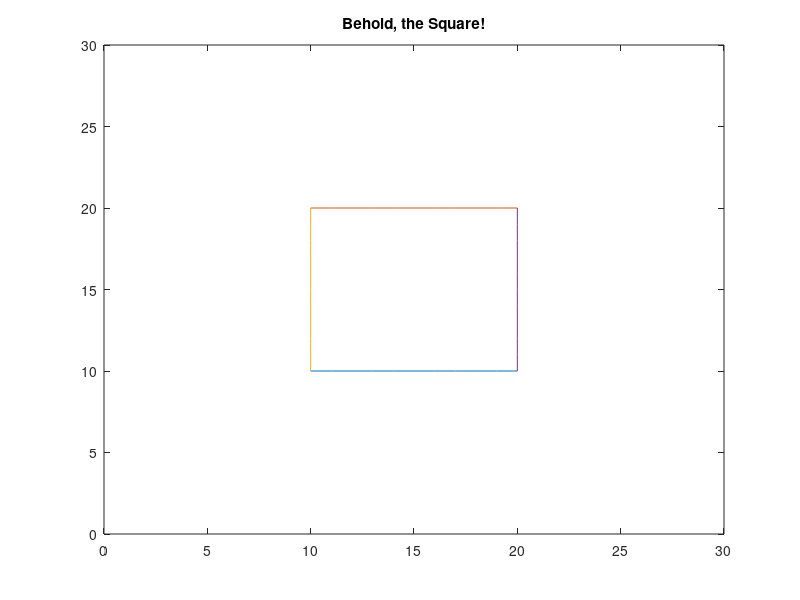
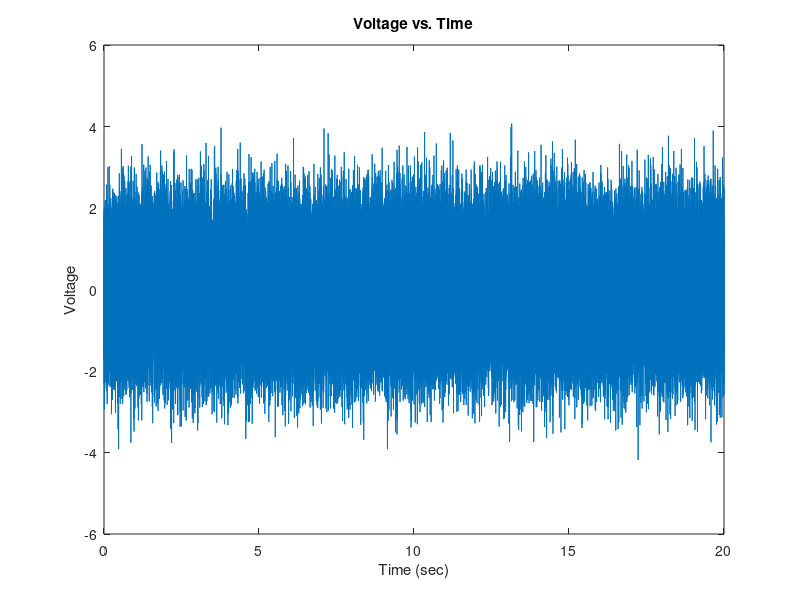

MATLAB code for these plots, in order: (Note: this script raises an error after producing the figures.)
%% Q1.
%Generate 3 vectors
vector1 = 1:100;
vector2 = 1:1000;
vector3 = ceil(rand(1,100)*10);

% find indices where vector is b/t 5 and 10 (inclusive) or greater than 20
v1Indices = find(vector1>=5 & vector1<=10 | vector1 >20)   
v2Indices = find(vector2>=5 & vector2<=10 | vector2 >20);   % silenced due to length of result
v3Indices = find(vector3>=5 & vector3<=10 | vector3 >20);   % silenced
%% Q2. 
x = 10:20;
y = 10*(ones(1,11));
figure
plot(x,y)
axis([0 30 0 30])
hold on

x2 = 10:20;
y2 = 20*(ones(1,11));
plot(x2,y2);

x3 = 10*(ones(1,11));
y3 = 10:20;
plot(x3, y3);

x4 = 20*(ones(1,11));
y4 = 10:20;
plot(x4,y4);
title('Behold, the Square!')

%% Q3.
lengthOfVector = 100000;
V1 = randn(1, lengthOfVector);
recordingFreq = 5000;               % recording freq in Hz
timePerSample = 1/5000;             % time it takes to record each sample
lengthOfRecording = lengthOfVector/recordingFreq;     % total length of recording in seconds
xAxis = 0:timePerSample:lengthOfRecording;            % make the x axis for plot in seconds
xAxis = xAxis(2:end);                                 % remove index 1, aka time t=0

figure
plot(xAxis, V1)
xlabel('Time (sec)')
ylabel('Voltage')
title('Voltage vs. Time')

%% Q4. 
V1 = normrnd(10, 1, 1, 10000);
V2 = normrnd(12, 2, 1, 10000);
binCenters = 0:0.5:20;

figure
histogram(V1, binCenters)
hold on
histogram(V2, binCenters)

xlabel('Overwatch Rank')
ylabel('Cortisol Level')
title('Stress Levels vs. Overwatch Rank')
legend('Goons', 'Homies')
% This makes more sense if you don't think about it.
%% Q5. 
figure
plotMyLine(1,2,'red')

%% Q6. 
figure
hold on
for i = -100:100
    plotMyLine(i, 2, 'red')
end

%% Q7. TODO
vector1 = 1:100;
vector2 = 1:1000;
vector3 = ceil(rand(1,100)*10);

getIndicesOfDivisibleBy7(vector1)
getIndicesOfDivisibleBy7(vector2)
getIndicesOfDivisibleBy7(vector3)

%% Q8.
vector1 = 1:100;
vector2 = 1:1000;
vector3 = ceil(rand(1,100)*10);

getThirdLargestValue(vector1)
getThirdLargestValue(vector2)
getThirdLargestValue(vector3)